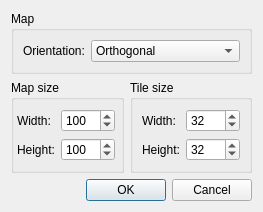
<?xml version="1.0" encoding="UTF-8"?>
<ui version="4.0">
 <class>NewMapDialog</class>
 <widget class="QDialog" name="NewMapDialog">
  <property name="geometry">
   <rect>
    <x>0</x>
    <y>0</y>
    <width>270</width>
    <height>201</height>
   </rect>
  </property>
  <property name="windowTitle">
   <string>New Map</string>
  </property>
  <layout class="QGridLayout" name="gridLayout_3">
   <property name="sizeConstraint">
    <enum>QLayout::SetFixedSize</enum>
   </property>
   <item row="1" column="0">
    <widget class="QGroupBox" name="groupBox">
     <property name="title">
      <string>Map size</string>
     </property>
     <layout class="QGridLayout" name="gridLayout_2">
      <property name="leftMargin">
       <number>3</number>
      </property>
      <property name="rightMargin">
       <number>6</number>
      </property>
      <item row="0" column="0">
       <widget class="QLabel" name="label">
        <property name="text">
         <string>Width:</string>
        </property>
        <property name="buddy">
         <cstring>mapWidth</cstring>
        </property>
       </widget>
      </item>
      <item row="0" column="1">
       <widget class="QSpinBox" name="mapWidth">
        <property name="minimum">
         <number>1</number>
        </property>
        <property name="maximum">
         <number>9999</number>
        </property>
        <property name="value">
         <number>100</number>
        </property>
       </widget>
      </item>
      <item row="1" column="0">
       <widget class="QLabel" name="label_2">
        <property name="text">
         <string>Height:</string>
        </property>
        <property name="buddy">
         <cstring>mapHeight</cstring>
        </property>
       </widget>
      </item>
      <item row="1" column="1">
       <widget class="QSpinBox" name="mapHeight">
        <property name="minimum">
         <number>1</number>
        </property>
        <property name="maximum">
         <number>9999</number>
        </property>
        <property name="value">
         <number>100</number>
        </property>
       </widget>
      </item>
     </layout>
    </widget>
   </item>
   <item row="1" column="1">
    <widget class="QGroupBox" name="groupBox_2">
     <property name="title">
      <string>Tile size</string>
     </property>
     <layout class="QGridLayout" name="gridLayout">
      <item row="0" column="0">
       <widget class="QLabel" name="label_3">
        <property name="text">
         <string>Width:</string>
        </property>
        <property name="buddy">
         <cstring>tileWidth</cstring>
        </property>
       </widget>
      </item>
      <item row="0" column="1">
       <widget class="QSpinBox" name="tileWidth">
        <property name="minimum">
         <number>1</number>
        </property>
        <property name="maximum">
         <number>9999</number>
        </property>
        <property name="value">
         <number>32</number>
        </property>
       </widget>
      </item>
      <item row="1" column="0">
       <widget class="QLabel" name="label_4">
        <property name="text">
         <string>Height:</string>
        </property>
        <property name="buddy">
         <cstring>tileHeight</cstring>
        </property>
       </widget>
      </item>
      <item row="1" column="1">
       <widget class="QSpinBox" name="tileHeight">
        <property name="minimum">
         <number>1</number>
        </property>
        <property name="maximum">
         <number>9999</number>
        </property>
        <property name="value">
         <number>32</number>
        </property>
       </widget>
      </item>
     </layout>
    </widget>
   </item>
   <item row="2" column="0">
    <spacer name="verticalSpacer">
     <property name="orientation">
      <enum>Qt::Vertical</enum>
     </property>
     <property name="sizeHint" stdset="0">
      <size>
       <width>20</width>
       <height>0</height>
      </size>
     </property>
    </spacer>
   </item>
   <item row="3" column="0" colspan="2">
    <widget class="QDialogButtonBox" name="buttonBox">
     <property name="orientation">
      <enum>Qt::Horizontal</enum>
     </property>
     <property name="standardButtons">
      <set>QDialogButtonBox::Cancel|QDialogButtonBox::Ok</set>
     </property>
    </widget>
   </item>
   <item row="0" column="0" colspan="2">
    <widget class="QGroupBox" name="groupBox">
     <property name="title">
      <string>Map</string>
     </property>
     <layout class="QHBoxLayout" name="horizontalLayout">
      <item>
       <widget class="QLabel" name="label_5">
        <property name="text">
         <string>Orientation:</string>
        </property>
        <property name="buddy">
         <cstring>orientation</cstring>
        </property>
       </widget>
      </item>
      <item>
       <widget class="QComboBox" name="orientation">
        <property name="sizePolicy">
         <sizepolicy hsizetype="Preferred" vsizetype="Fixed">
          <horstretch>1</horstretch>
          <verstretch>0</verstretch>
         </sizepolicy>
        </property>
        <item>
         <property name="text">
          <string>Orthogonal</string>
         </property>
        </item>
        <item>
         <property name="text">
          <string>Isometric</string>
         </property>
        </item>
       </widget>
      </item>
     </layout>
    </widget>
   </item>
  </layout>
 </widget>
 <tabstops>
  <tabstop>orientation</tabstop>
  <tabstop>mapWidth</tabstop>
  <tabstop>mapHeight</tabstop>
  <tabstop>tileWidth</tabstop>
  <tabstop>tileHeight</tabstop>
  <tabstop>buttonBox</tabstop>
 </tabstops>
 <resources/>
 <connections>
  <connection>
   <sender>buttonBox</sender>
   <signal>accepted()</signal>
   <receiver>NewMapDialog</receiver>
   <slot>accept()</slot>
   <hints>
    <hint type="sourcelabel">
     <x>257</x>
     <y>191</y>
    </hint>
    <hint type="destinationlabel">
     <x>157</x>
     <y>274</y>
    </hint>
   </hints>
  </connection>
  <connection>
   <sender>buttonBox</sender>
   <signal>rejected()</signal>
   <receiver>NewMapDialog</receiver>
   <slot>reject()</slot>
   <hints>
    <hint type="sourcelabel">
     <x>260</x>
     <y>191</y>
    </hint>
    <hint type="destinationlabel">
     <x>286</x>
     <y>274</y>
    </hint>
   </hints>
  </connection>
 </connections>
</ui>
